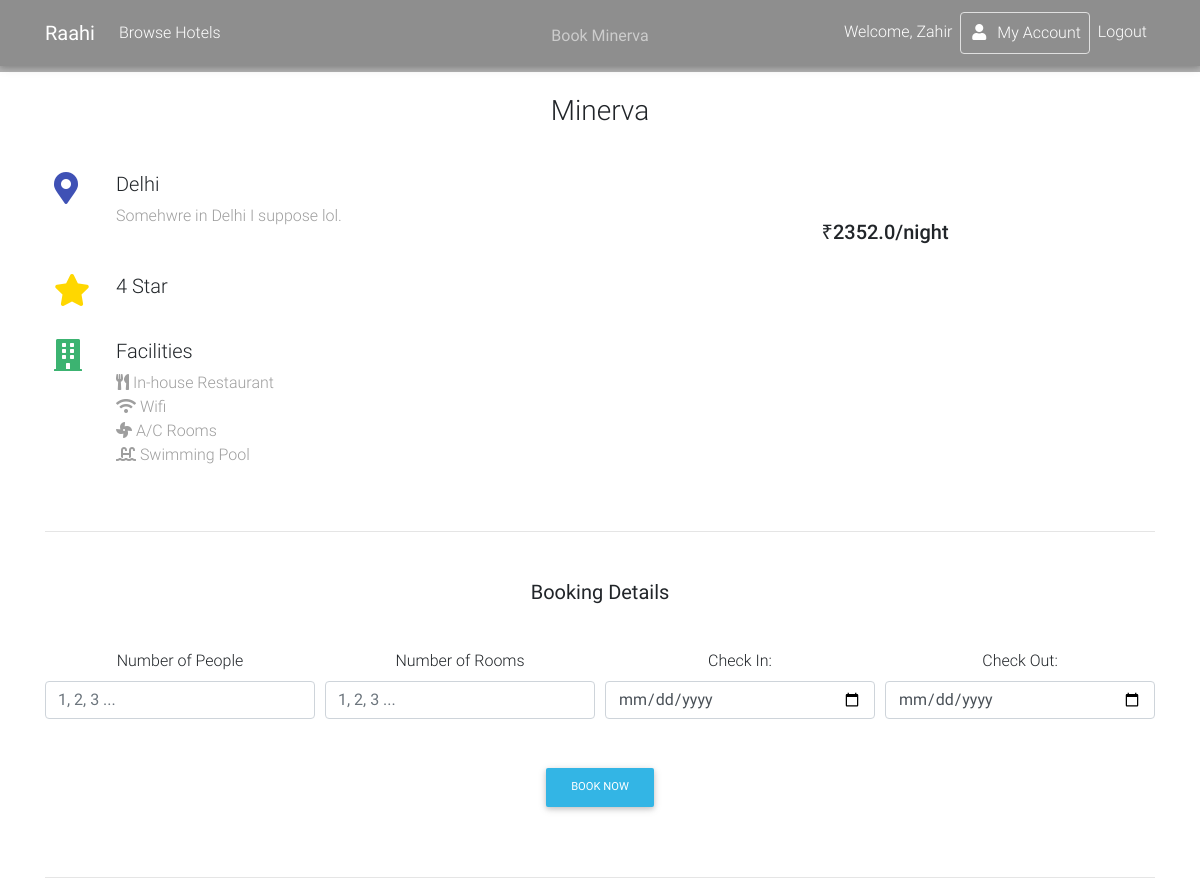
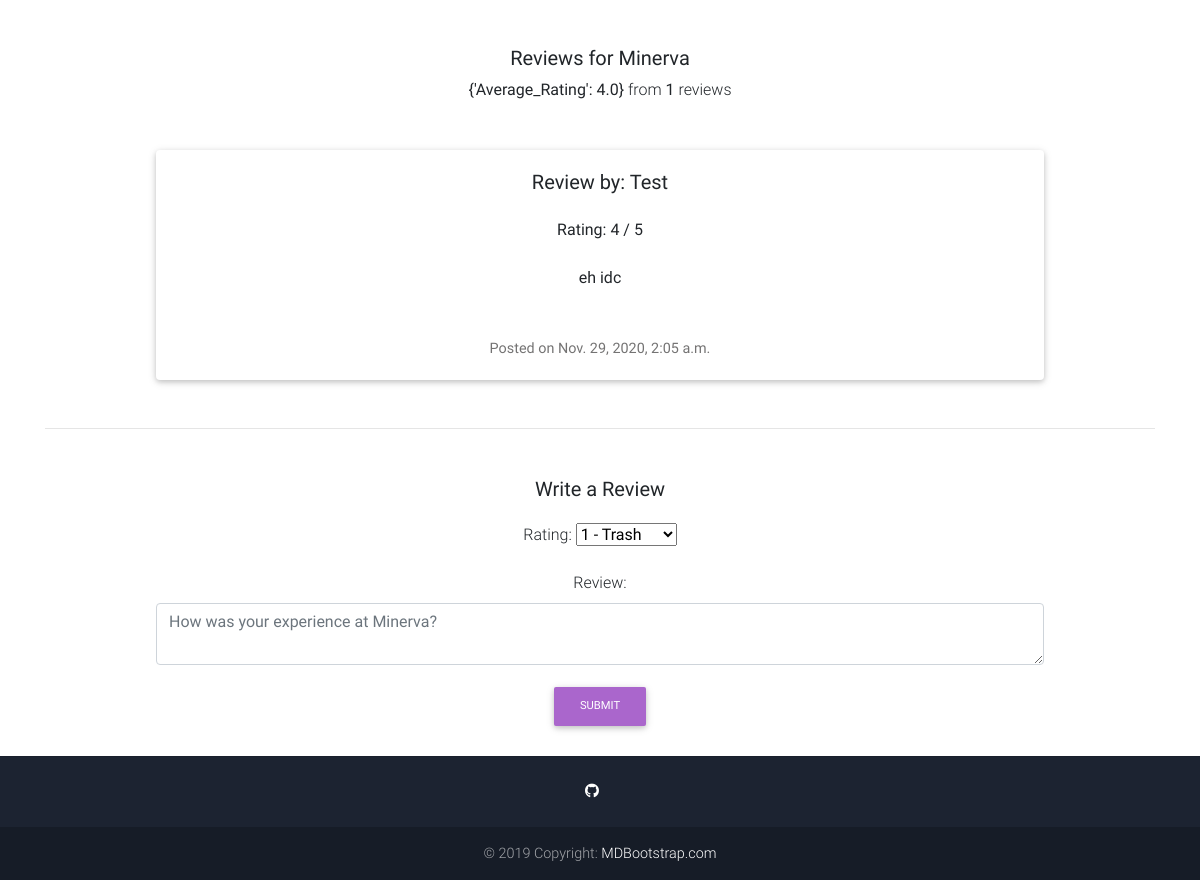
/hotel/3 (signed in), run on the app's committed database (2 pictures, top to bottom).
### main/models.py (models this page shows, shortened)
class Hotel(models.Model):
    hotel_name = models.CharField(max_length=20)
    hotel_city = models.CharField(max_length=20, default="")
    hotel_address = models.CharField(max_length=100, default="")
    hotel_price = models.FloatField(default=0.0)
    hotel_star = models.IntegerField()
    hotel_restaurant = models.BooleanField(default=False)
    hotel_ac = models.BooleanField(default=True)
    hotel_pool = models.BooleanField(default=False)
    hotel_spa = models.BooleanField(default=False)
    hotel_giftshop = models.BooleanField(default=False)
    hotel_wifi = models.BooleanField(default=True)
    hotel_parking = models.BooleanField(default=False)

class Review(models.Model):
    user = models.ForeignKey(User, on_delete=models.CASCADE, null=True)
    hotel = models.ForeignKey(Hotel, on_delete=models.CASCADE, null=True)
    date = models.DateTimeField(auto_now_add=True)
    text = models.TextField(max_length =1000, blank= True)
    rate = models.PositiveSmallIntegerField(choices = RATE_CHOICES)

### main/views.py (the view)
# urls.py: path('hotel/<int:hotel_id>', views.hotelpage, name='hotelpage'),
def hotelpage(request, hotel_id):
    hotel = get_object_or_404(Hotel, pk=hotel_id)
    reviews = Review.objects.filter(hotel=hotel)
    reviews_avg = reviews.aggregate(Average_Rating = Avg('rate'))
    reviews_count = reviews.count()
    if request.method == 'POST':
        rate_form = Rateform(request.POST)
        user = request.user
        if rate_form.is_valid():
            rate = rate_form.save(commit=False)
            rate.user = user
            rate.hotel = hotel
            rate_form.save()
            return redirect('hotelpage', hotel_id)
    else:
            rate_form = Rateform()
    context = {
        'hotel':hotel,
        'reviews':reviews,
        'reviews_avg':reviews_avg,
        'reviews_count':reviews_count,
        'rate_form':rate_form
    }
    return render(request, 'hotel.html', context)

### main/forms.py
class Rateform(forms.ModelForm):
    text = forms.CharField(widget = forms.Textarea(attrs ={'class': 'materialize-textarea'}), required= False)
    rate = forms.ChoiceField(choices= RATE_CHOICES, widget= forms.Select(), required= True)
    class Meta:
        model = Review
        fields = ('text', 'rate')

### main/templates/hotel.html (shortened to what this page needs)
{% extends 'base.html' %}
{% block content %}
<div style="background-image: url('https://media.istockphoto.com/vectors/dark-blue-gradient-background-modern-look-vector-id1174818917?k=6&m=1174818917&s=170667a&w=0&h=_lsiNqZfUBgGOhvJnLl7t6MW7ZWx8YkGhsk7hftOiG4='); ; background-size: cover;">
    <div class="mask rgba-black-light d-flex justify-content-center align-items-center">
      <div class="text-center white-text mx-5 wow fadeIn">
        <p class="mb-4 d-none d-md-block">
          <strong>Book {{hotel.hotel_name}}</strong>
        </p>
      </div>
    </div>
  </div>
<main>
<div class="container">
    <center><h3 style="margin-top: 2%; margin-bottom: 4%">{{hotel.hotel_name}}</h3></center>
    <div class="row wow fadeIn">
        <div class="col-lg-6 col-md-12 px-4">
          <div class="row">
            <div class="col-1 mr-3">
              <i class="fas fa-map-marker-alt fa-2x indigo-text"></i>
            </div>
            <div class="col-10">
              <h5 class="feature-title">{{hotel.hotel_city}}</h5>
              <p class="grey-text">{{hotel.hotel_address}}.</p>
            </div>
          </div>
          <div style="height:30px"></div>
          <div class="row">
            <div class="col-1 mr-3">
              <i class="fas fa-star fa-2x" style="color: gold;"></i>
            </div>
            <div class="col-10">
              <h5 class="feature-title">{{hotel.hotel_star}} Star</h5>
            </div>
          </div>
          <div style="height:30px"></div>
          <div class="row">
            <div class="col-1 mr-3">
              <i class="fas fa-building fa-2x" style="color:mediumseagreen;"></i>
            </div>
            <div class="col-10">
              <h5 class="feature-title">Facilities</h5>
              <p class="grey-text">
                  {% if hotel.hotel_restaurant %}<i class="fas fa-utensils"></i> In-house Restaurant<br>{% endif %}
                  {% if hotel.hotel_wifi %}<i class="fas fa-wifi"></i> Wifi<br>{% endif %}
                  {% if hotel.hotel_ac %}<i class="fas fa-fan"></i> A/C Rooms<br>{% endif %}
                  {% if hotel.hotel_pool %}<i class="fas fa-swimming-pool"></i> Swimming Pool<br>{% endif %}
              </p>
            </div>
          </div>
        </div>
        <div class="col-lg-6 col-md-12">
                <p class="h5 text-center mt-4">₹{{hotel.hotel_price}}/night</p>
        </div>
      </div>
      <hr class="my-5">
    <center>
        {% if request.user.is_authenticated %}
        <h5 style="margin-top: 2%;"><strong>Booking Details</strong></h5>
        <form method="POST" action="{% url 'bookhotel' %}" style="margin-top: 4%;">
         <div class="form-row">
         <div class="form-group col-md-2 col-lg-3">
         <label for="numpeople">Number of People</label>
         <input type="number" min=1 class="form-control" placeholder="1, 2, 3 ..." name="num_people" required>
        </div>
        <div class="form-group col-md-2 col-lg-3">
        <label for="roomnos">Number of Rooms</label>
        <input type="number" min=1 class="form-control" placeholder="1, 2, 3 ..." name="rooms" required>
        </div>
        <div class="form-group col-md-2 col-lg-3">
         <label for="checkin">Check In:</label>
         <input type="date" class="form-control" id="check_in" name="check_in" required>
         </div>
         <div class="form-group col-md-2 col-lg-3">
         <label for="checkout">Check Out:</label>
         <input type="date" class="form-control" id="check_out" name="check_out" required>
         </div>
        </div>
          <button class="btn btn-info btn-md" style="margin-top: 3%; margin-bottom:2%">Book Now</button>
       </form>
       {% else %}
       <h5 style="margin-top: 2%; margin-bottom: 5%">Please <a href="/login/">login</a> to book hotels.</h5>
       {% endif %}
       <hr class="my-5">
       <h5 style="margin-top: 2%;"><strong>Reviews for {{hotel.hotel_name}}</strong></h5>
       {% if reviews %}
       <p><strong>{{ reviews_avg }}</strong> from <strong>{{ reviews_count }}</strong> reviews</p>
       {% for review in reviews %}
       <div class="card mb-5 mt-5" style="width: 80%;">
        <div class="card-body">
          <h5 class="card-title">Review by: {{review.user.first_name}}</h5>
          <p class="card-subtitle mb-2 mt-4">Rating: {{review.rate}} / 5</p>
          <p class="card-subtitle mb-2 mt-4">{{review.text}}</p>
          <p class="card-text mt-5">Posted on {{review.date}}</p>
        </div>
      </div>
       {% endfor %}
      {% else %}
      <h5 style="margin-top: 2%; margin-bottom: 5%">No reviews yet. Be the first one to write a review!</h5>
      {% endif %}
       <hr class="my-5">
       <h5 style="margin-top: 2%; margin-bottom:2%"><strong>Write a Review</strong></h5>
      {% if request.user.is_authenticated %}
       <form method="post" action="" id="rate_form" name="rate_form" role="rate_form" style="width: 80%;">
       <div class="form-group" >
         <label for="Rating">Rating:</label>
          {{ rate_form.rate }}
      </div>
      <div class="form-group">
      <label for="review">Review:</label><br>
      <textarea class="form-control" id="text" name="text" placeholder="How was your experience at {{hotel.hotel_name}}?"></textarea>
      </div>
      <button type="submit" name="action" class="btn btn-md btn-secondary">Submit</button>
    </form>
    {% else %}
    <h5 style="margin-top: 2%; margin-bottom: 5%">Please <a href="/login/">login</a> to write a review.</h5>
    {% endif %}
      </center>
</div>
</main>
{% endblock content %}

### main/templates/base.html (shortened to what this page needs)
{% load static %}
<!doctype html>
<html lang="en">
  <head>
    <link rel="stylesheet" href="https://use.fontawesome.com/releases/v5.11.2/css/all.css">
    <link href="{% static 'css/bootstrap.min.css' %}" rel="stylesheet">
    <link href="{% static 'css/mdb.min.css' %}" rel="stylesheet">
    <link href="{% static 'css/style.min.css' %}" rel="stylesheet">
  </head>
  <nav class="navbar fixed-top navbar-expand-lg navbar-dark scrolling-navbar">
    <div class="container">
      <a class="navbar-brand" href="{% url 'home' %}">
        <strong>Raahi</strong>
      </a>
      <div class="collapse navbar-collapse" id="navbarSupportedContent">
        <ul class="navbar-nav mr-auto">
          <li class="nav-item">
            <a class="nav-link" href="{% url 'browsehotel' %}">Browse Hotels</a>
          </li>
        </ul>
        <ul class="navbar-nav nav-flex-icons">
          {% if request.user.is_authenticated %}
          <li class="nav-item">
            <a class="nav-link">Welcome, {{request.user.first_name}}
            </a>
          </li>
          <li class="nav-item">
            <a href="{% url 'myaccount' %}" class="nav-link border border-light rounded">
              <i class="fas fa-user mr-2"></i>My Account
            </a>
          </li>
          <li class="nav-item">
            <a class="nav-link" href="{% url 'logout' %}">Logout
            </a>
          </li>
          {% endif %}
        </ul>
      </div>
    </div>
  </nav>
{% block content %}
{% endblock content %}
<footer class="page-footer text-center font-small mt-4 wow fadeIn">
  <hr class="my-4">
  <div class="pb-4">
       <a href="https://github.com/zahir1509/project-ap-etravel" target="_blank">
      <i class="fab fa-github mr-3"></i>
    </a>
  </div>
  <div class="footer-copyright py-3">
    © 2019 Copyright:
    <a href="https://mdbootstrap.com/education/bootstrap/" target="_blank"> MDBootstrap.com </a>
  </div>
</footer>
<link rel="stylesheet" href="https://ajax.googleapis.com/ajax/libs/jqueryui/1.12.1/themes/smoothness/jquery-ui.css">
</body>
</html>

### data on the page
Hotel: hotel_name "Minerva", hotel_city "Delhi", hotel_address "Somehwre in Delhi I suppose lol", hotel_star "4", hotel_price "2352.0", text "How was your experience at Minerva?"
Review: user.first_name "Test", rate "4", text "eh idc", date "Nov. 29, 2020, 2:05 a.m."

### other printed values
{{ request.user.first_name }} "Zahir"
{{ reviews_avg }} "{'Average_Rating': 4.0}"
{{ reviews_count }} "1"
